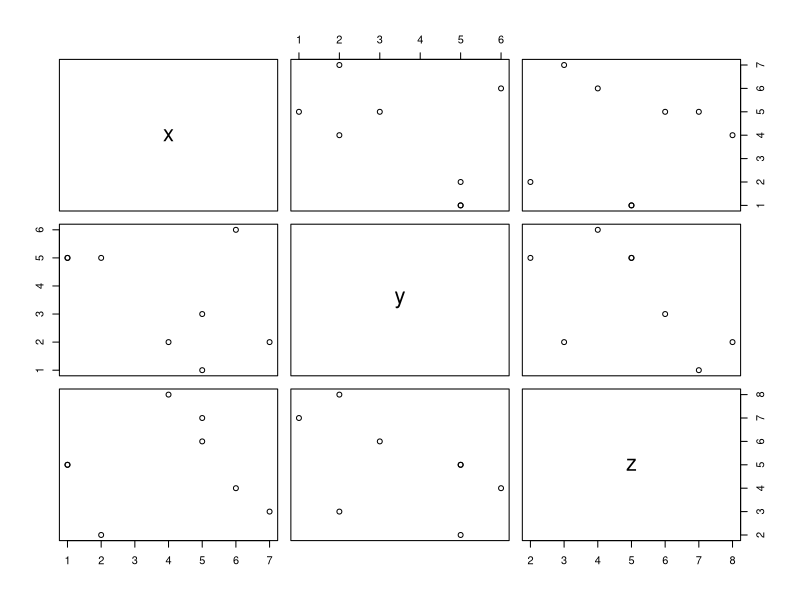
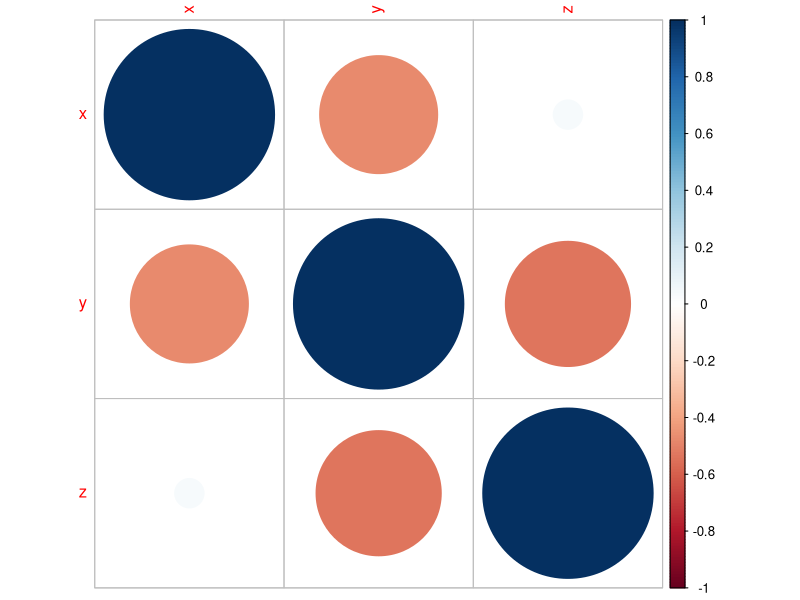

R code for these plots, in order:
#Correlation and Covariance 
x <- c(1,5,7,2,4,5,1,6)
y <- c(5,3,2,5,2,1,5,6)
z <- c(5,6,3,2,8,7,5,4)

data <- data.frame(x,y,z)
(cor <- round(cor(data), 2))
(cov <- round(cov(data), 2))

round(cov2cor(cov), 2)
plot(data)
library(corrplot)
corrplot(cor)